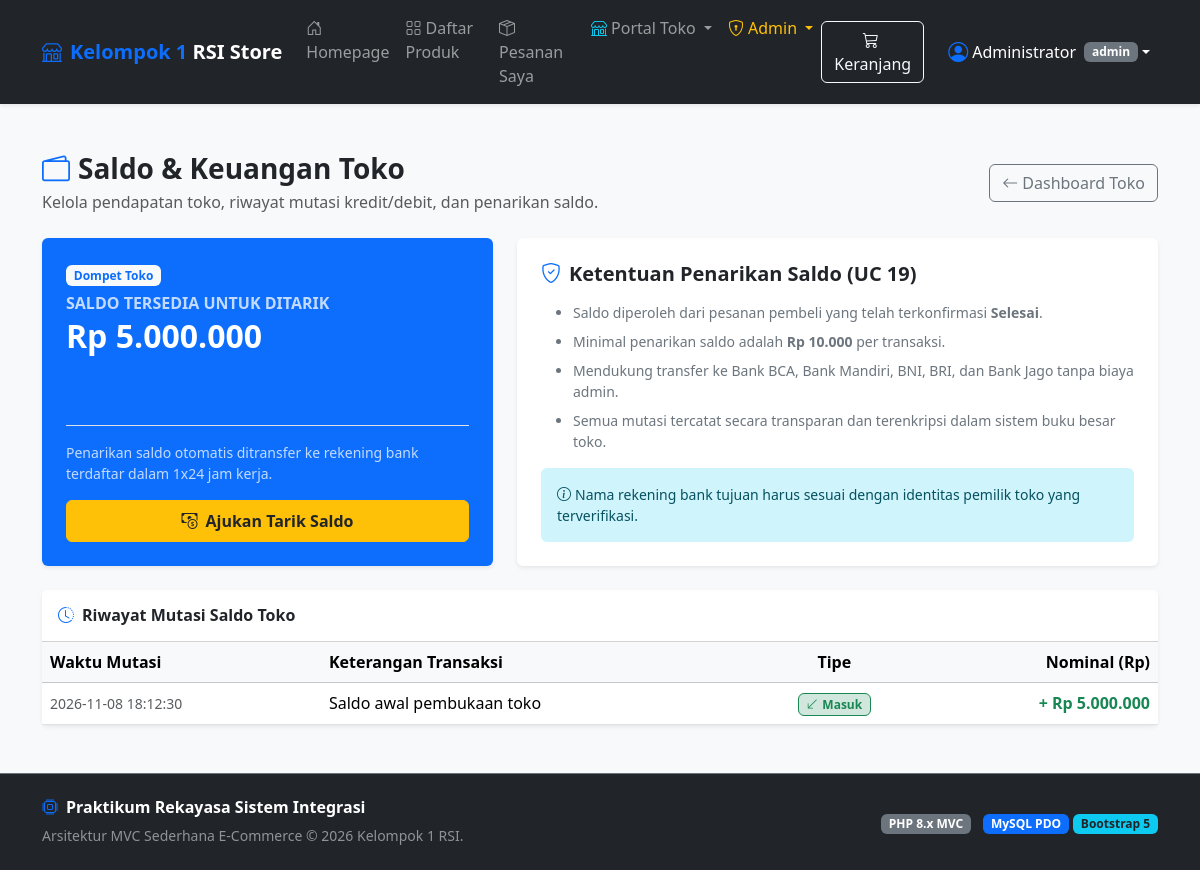
Page /toko/saldo (signed in) on the committed database.
### tables this page shows
CREATE TABLE `toko` (
  `id_toko` INT AUTO_INCREMENT PRIMARY KEY,
  `id_user` INT NOT NULL,
  `nama_toko` VARCHAR(100) NOT NULL,
  `deskripsi` TEXT DEFAULT NULL,
  `saldo` DECIMAL(12,2) NOT NULL DEFAULT 0.00,
  `created_at` DATETIME NOT NULL DEFAULT CURRENT_TIMESTAMP,
  CONSTRAINT `fk_toko_user` FOREIGN KEY (`id_user`) 
    REFERENCES `user` (`id_user`) ON DELETE CASCADE ON UPDATE CASCADE
);

CREATE TABLE `saldo_toko` (
  `id_saldo` INT AUTO_INCREMENT PRIMARY KEY,
  `id_toko` INT NOT NULL,
  `jumlah` DECIMAL(12,2) NOT NULL,
  `keterangan` VARCHAR(255) DEFAULT NULL,
  `tgl` DATETIME NOT NULL DEFAULT CURRENT_TIMESTAMP,
  `tipe` ENUM('masuk', 'keluar') NOT NULL,
  CONSTRAINT `fk_saldo_toko_toko` FOREIGN KEY (`id_toko`) 
    REFERENCES `toko` (`id_toko`) ON DELETE CASCADE ON UPDATE CASCADE
);

### app/controllers/TokoController.php (called while the page is built, shortened)
<?php
class TokoController extends Controller
{
    private $tokoModel;
    public function __construct()
    {
        $this->tokoModel = $this->model('TokoModel');
    }
    private function getActiveTokoId()
    {
        $userId = $_SESSION['user']['id_user'];
        $toko = $this->tokoModel->getByUserId($userId);
        return $toko ? $toko['id_toko'] : 1;
    }
    public function saldo()
    {
        $idToko = $this->getActiveTokoId();
        $toko = $this->tokoModel->getById($idToko);
        $mutasi = $this->tokoModel->getMutasiSaldo($idToko);
        $data = [
            'title' => 'Saldo & Keuangan Toko',
            'toko' => $toko,
            'mutasi' => $mutasi
        ];
        $this->view('toko/saldo', $data);
    }
}

### app/core/App.php (called while the page is built, shortened)
<?php
class App
{
    protected $method = 'index';
    public function __construct()
    {
        $url = $this->parseUrl();
        if (!empty($url[0])) {
            $controllerName = ucfirst(strtolower($url[0])) . 'Controller';
            if (file_exists(__DIR__ . '/../controllers/' . $controllerName . '.php')) {
                unset($url[0]);
            }
        }
        $this->controller = new $this->controller;
        if (isset($url[1])) {
            if (method_exists($this->controller, $url[1])) {
                $this->method = $url[1];
                unset($url[1]);
            }
        }
        $this->params = $url ? array_values($url) : [];
        call_user_func_array([$this->controller, $this->method], $this->params);
    }
    public function parseUrl()
    {
        if (isset($_GET['url']) && !empty($_GET['url'])) {
            $url = rtrim($_GET['url'], '/');
            $url = filter_var($url, FILTER_SANITIZE_URL);
            return explode('/', $url);
        }
        return [];
    }
}

### public/index.php (called while the page is built, shortened)
<?php
require_once __DIR__ . '/../app/core/App.php';
require_once __DIR__ . '/../app/core/Controller.php';
require_once __DIR__ . '/../app/core/Database.php';
$app = new App();

### app/core/Database.php (called while the page is built, shortened)
<?php
class Database
{
    private $host = DB_HOST;
    private $user = DB_USER;
    private $pass = DB_PASS;
    private $db_name = DB_NAME;
    private $dbh;
    private $stmt;
    public function __construct()
    {
        $dsn = 'mysql:host=' . $this->host . ';dbname=' . $this->db_name . ';charset=utf8mb4';
        $options = [
            PDO::ATTR_PERSISTENT => true,
            PDO::ATTR_ERRMODE => PDO::ERRMODE_EXCEPTION,
            PDO::ATTR_DEFAULT_FETCH_MODE => PDO::FETCH_ASSOC
        ];
        try {
            $this->dbh = new PDO($dsn, $this->user, $this->pass, $options);
        } catch (PDOException $e) {
            $this->error = $e->getMessage();
            $this->dbh = null;
        }
    }
    public function isConnected()
    {
        return $this->dbh !== null;
    }
    public function query($query)
    {
        $this->stmt = $this->dbh->prepare($query);
        return true;
    }
    public function bind($param, $value, $type = null)
    {
        if (is_null($type)) {
            switch (true) {
                case is_int($value):
                    $type = PDO::PARAM_INT;
                    break;
            }
        }
        $this->stmt->bindValue($param, $value, $type);
    }
    public function execute()
    {
        return $this->stmt->execute();
    }
    public function resultSet()
    {
        if (!$this->execute()) {
            return [];
        }
        return $this->stmt->fetchAll();
    }
    public function single()
    {
        if (!$this->execute()) {
            return null;
        }
        return $this->stmt->fetch();
    }
}

### app/models/TokoModel.php (called while the page is built, shortened)
<?php
class TokoModel
{
    private $db;
    private $table = 'toko';
    public function __construct()
    {
        $this->db = new Database();
    }
    public function getById($id)
    {
        $this->db->query("SELECT t.*, u.nama AS nama_pemilik, u.email
                          FROM {$this->table} t
                          JOIN user u ON t.id_user = u.id_user
                          WHERE t.id_toko = :id");
        $this->db->bind('id', $id);
        return $this->db->single();
    }
    public function getByUserId($userId)
    {
        $this->db->query("SELECT * FROM {$this->table} WHERE id_user = :id_user");
        $this->db->bind('id_user', $userId);
        return $this->db->single();
    }
    public function getMutasiSaldo($idToko)
    {
        $this->db->query("SELECT * FROM saldo_toko WHERE id_toko = :id_toko ORDER BY tgl DESC");
        $this->db->bind('id_toko', $idToko);
        return $this->db->resultSet();
    }
}

### app/views/toko/saldo.php (the view, shortened to what this page needs)
<?php require_once __DIR__ . '/../templates/header.php'; ?>
<div class="container py-4">
    <div class="d-flex justify-content-between align-items-center mb-4">
        <div>
            <h3 class="fw-bold mb-1"><i class="bi bi-wallet2 me-2 text-primary"></i>Saldo & Keuangan Toko</h3>
            <p class="text-muted mb-0">Kelola pendapatan toko, riwayat mutasi kredit/debit, dan penarikan saldo.</p>
        </div>
        <div>
            <a href="<?= BASE_URL ?>/toko" class="btn btn-outline-secondary">
                <i class="bi bi-arrow-left me-1"></i>Dashboard Toko
            </a>
        </div>
    </div>
    <div class="row g-4 mb-4">
        <div class="col-md-5">
            <div class="card shadow-sm border-0 bg-primary text-white h-100">
                <div class="card-body p-4 d-flex flex-column justify-content-between">
                    <div>
                        <span class="badge bg-light text-primary mb-2">Dompet Toko</span>
                        <h6 class="opacity-75 text-uppercase fw-bold mb-1">Saldo Tersedia untuk Ditarik</h6>
                        <h2 class="fw-bold mb-0">Rp <?= number_format($data['toko']['saldo'] ?? 0, 0, ',', '.') ?></h2>
                    </div>
                    <div class="mt-4 pt-3 border-top border-white-50">
                        <small class="opacity-75 d-block mb-3">Penarikan saldo otomatis ditransfer ke rekening bank terdaftar dalam 1x24 jam kerja.</small>
                        <button type="button" class="btn btn-warning text-dark fw-bold w-100 py-2" data-bs-toggle="modal" data-bs-target="#modalTarikSaldo">
                            <i class="bi bi-cash-coin me-2"></i>Ajukan Tarik Saldo
                        </button>
                    </div>
                </div>
            </div>
        </div>
        <div class="col-md-7">
            <div class="card shadow-sm border-0 h-100">
                <div class="card-body p-4">
                    <h5 class="fw-bold mb-3"><i class="bi bi-shield-check text-primary me-2"></i>Ketentuan Penarikan Saldo (UC 19)</h5>
                    <ul class="text-secondary small mb-3">
                        <li class="mb-2">Saldo diperoleh dari pesanan pembeli yang telah terkonfirmasi <strong>Selesai</strong>.</li>
                        <li class="mb-2">Minimal penarikan saldo adalah <strong>Rp 10.000</strong> per transaksi.</li>
                        <li class="mb-2">Mendukung transfer ke Bank BCA, Bank Mandiri, BNI, BRI, dan Bank Jago tanpa biaya admin.</li>
                        <li class="mb-2">Semua mutasi tercatat secara transparan dan terenkripsi dalam sistem buku besar toko.</li>
                    </ul>
                    <div class="alert alert-info border-0 mb-0 small">
                        <i class="bi bi-info-circle me-1"></i>Nama rekening bank tujuan harus sesuai dengan identitas pemilik toko yang terverifikasi.
                    </div>
                </div>
            </div>
        </div>
    </div>
    <div class="card shadow-sm border-0">
        <div class="card-header bg-white py-3">
            <h6 class="fw-bold mb-0"><i class="bi bi-clock-history me-2 text-primary"></i>Riwayat Mutasi Saldo Toko</h6>
        </div>
        <div class="card-body p-0">
            <div class="table-responsive">
                <table class="table table-hover align-middle mb-0">
                    <thead class="table-light">
                        <tr>
                            <th>Waktu Mutasi</th>
                            <th>Keterangan Transaksi</th>
                            <th class="text-center">Tipe</th>
                            <th class="text-end">Nominal (Rp)</th>
                        </tr>
                    </thead>
                    <tbody>
                        <?php if (empty($data['mutasi'])): ?>
                            <tr>
                                <td colspan="4" class="text-center py-5 text-muted">Belum ada riwayat mutasi saldo.</td>
                            </tr>
                        <?php else: ?>
                            <?php foreach ($data['mutasi'] as $m): ?>
                                <tr>
                                    <td><small class="text-muted"><?= htmlspecialchars($m['tgl']) ?></small></td>
                                    <td><?= htmlspecialchars($m['keterangan']) ?></td>
                                    <td class="text-center">
                                        <?php if ($m['tipe'] === 'masuk'): ?>
                                            <span class="badge bg-success-subtle text-success border border-success"><i class="bi bi-arrow-down-left me-1"></i>Masuk</span>
                                        <?php else: ?>
                                            <span class="badge bg-danger-subtle text-danger border border-danger"><i class="bi bi-arrow-up-right me-1"></i>Keluar</span>
                                        <?php endif; ?>
                                    </td>
                                    <td class="text-end fw-bold <?= ($m['tipe'] === 'masuk') ? 'text-success' : 'text-danger' ?>">
                                        <?= ($m['tipe'] === 'masuk') ? '+' : '-' ?> Rp <?= number_format($m['jumlah'], 0, ',', '.') ?>
                                    </td>
                                </tr>
                            <?php endforeach; ?>
                        <?php endif; ?>
                    </tbody>
                </table>
            </div>
        </div>
    </div>
</div>
<?php require_once __DIR__ . '/../templates/footer.php'; ?>

### public/css/style.css (style rules this page uses)
body { font-family: system-ui, -apple-system, "Segoe UI", Roboto, "Helvetica Neue", Arial, sans-serif; color: #212529; }

### rows in the picture
toko: saldo "5.000.000"
saldo_toko: tgl "2026-11-08 18:12:30", keterangan "Saldo awal pembukaan toko", tipe "masuk" (drawn), jumlah "5.000.000"

### other values in the picture
$_SESSION['user']['nama'] "Administrator"
$_SESSION['user']['role'] "admin"
